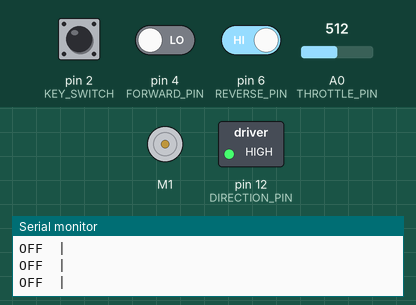
This sketch was run on a simulated Arduino Uno, built with avr-gcc and run on an emulated ATmega328P. Shown: DC motor (green arrow = forward, orange = backward, longer = faster), switched loads named in the sketch (green lamp = pin HIGH), the last lines printed to the serial monitor. The test bench sets the inputs (shaded band); at power-on: pin 2 (KEY_SWITCH) LOW, pin 4 (FORWARD_PIN) LOW, A0 (THROTTLE_PIN) = 512, pin 6 (REVERSE_PIN) HIGH.

Above: at 3.2 s.
3.3 s: pin 2 (KEY_SWITCH) pulled HIGH for 0.15 s
At 3.4 s:
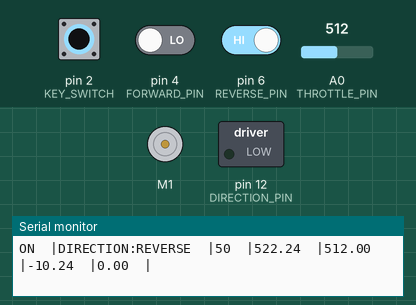
4.9 s: pin 2 (KEY_SWITCH) pulled HIGH for 3.2 s
At 8.5 s:
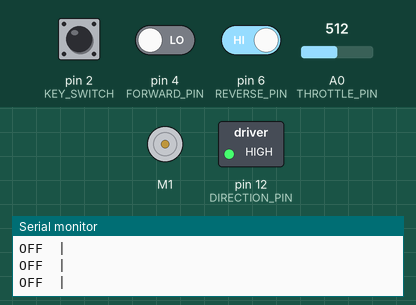
9.6 s: pin 2 (KEY_SWITCH) driven HIGH and pin 4 (FORWARD_PIN) driven HIGH
At 10.2 s:
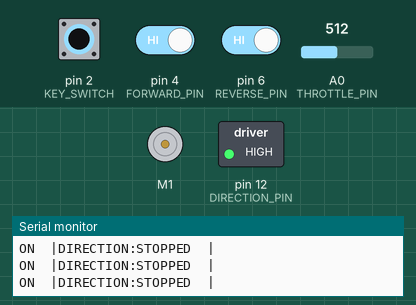
11.5 s: pin 4 (FORWARD_PIN) driven LOW
At 12.5 s:
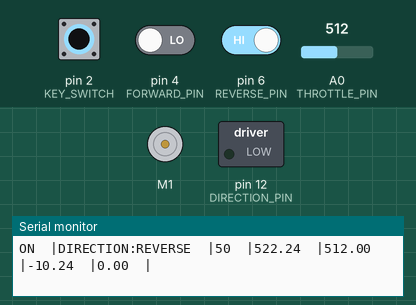
14.5 s: A0 (THROTTLE_PIN) set to 900
At 15.7 s:
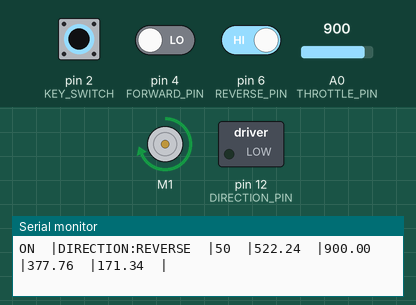
16.0 s: pin 6 (REVERSE_PIN) driven LOW
At 16.5 s:
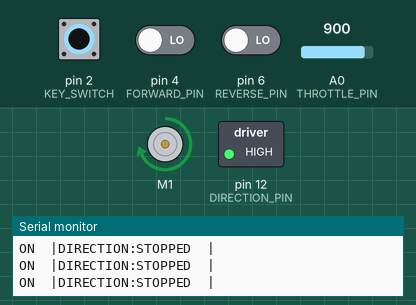
Timing chart, 0 to 18.5 s (numbered marks = the images above; inputs shaded):
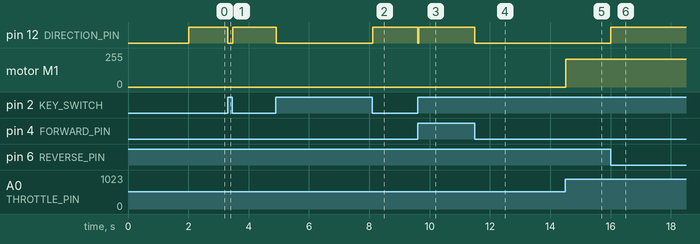

Measured:
- after the input at 3.3 s, pin 12 (DIRECTION_PIN): HIGH → LOW at once, → HIGH 0.16 s later
- after the input at 4.9 s, pin 12 (DIRECTION_PIN): HIGH → LOW at once, → HIGH 3.2 s later
- after the input at 9.6 s, pin 12 (DIRECTION_PIN): HIGH → LOW at once, → HIGH 0.02 s later
- after the input at 11.5 s, pin 12 (DIRECTION_PIN): HIGH → LOW at once
- after the input at 14.5 s, motor M1: stopped → forward 210/255 at once
- after the input at 16.0 s, pin 12 (DIRECTION_PIN): LOW → HIGH at once

The sketch:

manual_control.ino
```cpp
// LIBRARIES //
#include <Sabertooth.h> //SABERTOOTH LIBRARY WHICH HOLDS THE ST.MOTOR COMMANDS
#include <SoftwareSerial.h> //USED FOR SETTING THE MOTOR CONTROLLER SERIAL PIN DIGITAL PIN 2

// SABERTOOTH PINS //
#define SABERTOOTH_ADDRESS 128 	//ADDRESS OF SABERTOOTH SET WITH DIP SWITCHES
#define DRIVE_MOTOR 1 //DRIVE MOTOR ON CHANNEL 1 (M1A AND M1B) OF SABERTOOTH
#define SABERTOOTH_COM 11 //S1 PIN OF SABERTOOTH CONNECTED TO PIN D11 SET THROUGH SOFTWARE SERIAL

SoftwareSerial SWSerial(NOT_A_PIN, SABERTOOTH_COM); //RX ON NO PIN (UNUSED), TX2 ON DIGITAL PIN 11 (TO S1)
Sabertooth ST(SABERTOOTH_ADDRESS, SWSerial); //ADDRESS 128, AND USE SWSERIAL AS THE SERIAL PORT.

// ANALOG PINS //
int THROTTLE_PIN = 0; //THROTTLE PIN (POTENTIOMETER) CONNECTED TO A0.............................GREEN WIRE ON ARDUINO


// DIGITAL PINS //
int DIRECTION_PIN = 12;//RELAY SIGNAL (COIL) PIN
int KEY_SWITCH = 2; //CONNECTED TO ANALOG PIN A4   - ANYTHING ABOVE 1V IS KEY SWITCH ENGANGED....RED WIRE ON ARDUINO
int FORWARD_PIN = 4; //FORWARD PIN ON DASHBOARD SWITCH CONNECTED TO PIN D4.......................BLACK WIRE ON ARDUINO
int REVERSE_PIN = 6; //REVERSE PIN ON DASHBOARD SWITCH CONNECTED TO PIN D6.......................WHITE WIRE ON ARDUINO


// GLOBAL PARAMETERS //
float THROTTLE_CALIBRATE_AVERAGE; //USED TO CALIBRATE THE INITIAL POTENTIOMETER POSITION
long POPULATION = 50; //NUMER OF DATA POINTS USED TO AVERAGE OVER THE THROTTLE PEDAL (POTENTIOMETER) INPUT POSITION AND SMOOTH CONTINUOUS MOTION
float POWER_SCALE = 0.25; //LIMITS THE POWER OF THE DRIVE MOTOR. CAN BE ANY VALUE FROM 0.01-1.0; WHERE 1.0 IS FULL POWER
float THROTTLE_CUTOFF = 0.00; //INITIAL PERCENTAGE OF THROTTLE INPUT WHICH WILL NOT ACTUATE THE DRIVE MOTOR. USED SO THROTTLE IS LESS SENSITIVE
float POWER_OLD = 0; //USED FOR SMOOTHING OUT THE POWER COMMANDS SENT TO THE MOTOR.
float POWER = 0; //USED FOR SMOOTHING OUT THE POWER COMMANDS SENT TO THE MOTOR. POWER CAN BE FROM 0-127 IN THE CASE OF THIS MOTOR


void setup()
{
  Serial.begin(57600); //SERIAL COMMUNICATION WITH LAPTOP OVER USB, MAINLY USED FOR TROUBLESHOOTING
  SWSerial.begin(9600); //SERIAL COMMUNICATION WITH SABERTOOTH, SET USING DIP SWITCHES................................................... RED WIRE FROM RELAY TO SABERTOOTH
  ST.autobaud(); //SABERTOOTH COMMUNICATION SET TO REFRESH, NOT NECESSARY

  float THROTTLE_CALIBRATE_SUM; //COLLECT SEVERAL THROTTLE POSITION VALUES ON STARTUP TO ZERO THROTTLE POSITION
  for(int i = 0; i <= POPULATION; i++)
  {
    analogRead(THROTTLE_PIN);
    THROTTLE_CALIBRATE_SUM += analogRead(THROTTLE_PIN);
  }

  THROTTLE_CALIBRATE_AVERAGE = THROTTLE_CALIBRATE_SUM/POPULATION;

  pinMode(DIRECTION_PIN, OUTPUT); //CONNECTED TO DIRECTION RELAY TO CONTROL FWD OR REV MOTION OF MOTOR
  digitalWrite(DIRECTION_PIN, HIGH); //HIGH CORRESPONDS TO FORWARD MOTION
  pinMode(KEY_SWITCH, INPUT); //CONNECTED TO ORIGINAL KEY OF VEHICLE ANDED WITH MANUAL SWITCH ON DASHBOARD............................... GREEN WIRE FROM DASHBOARD TO ARDIUNO
  pinMode(FORWARD_PIN, INPUT); //CONNECTED TO NEW FWD/REV SWITCH FOR MANUAL CONTROL OVER MOTOR DIRECTION................................. BLUE WIRE FROM DASHBOARD FWD SWITCH TO ARDIUNO
  pinMode(REVERSE_PIN, INPUT); //CONNECTED TO NEW FWD/REV SWITCH FOR MANUAL CONTROL OVER MOTOR DIRECTION................................. BLU* WIRE FROM DASHBOARD REV TO ARDIUNO

  Serial.println(" "); //SERIAL PRINTS ARE ONLY USED WHEN CONNECTED TO LAPTOP FOR TROUBLESHOOTING
  Serial.print("KEY");
  SPACER();
  Serial.print("DIRECTION");
  SPACER();
  Serial.print("THROTTLE_CORRECTED");
  SPACER();
  Serial.print("POWER");
  SPACER();
  Serial.println(" ");
}

void loop()
{
  boolean KEY_POSITION = digitalRead(KEY_SWITCH); //1 IF KEY SWITCH AND MANUAL SWITCH ARE BOTH ENGAGED
  boolean FORWARD_POSITION = digitalRead(FORWARD_PIN); //1 IF FORWARD, 0 IF REVERSE
  boolean REVERSE_POSITION = digitalRead(REVERSE_PIN); //0 IF FORWARD, 1 IF REVERSE
  boolean DIRECTION_STATUS; //VALUE OF 1 IF FORWARD OR REVERSE IS SELECTED, VALUE OF 0 IF NEITHER ARE SELECTED

  while(KEY_POSITION == 0) //WHILE KEY OR MANUAL SWITCH IS DISENGAGED, DO NOT DRIVE MOTOR
  {
    SHUTDOWN(); //STANDARD PROCEDURE TO ENSURE MOTOR DOES NOT GET DRIVEN
    KEY_POSITION = digitalRead(KEY_SWITCH);
    delay(10);
  }

  if(KEY_POSITION == 1){
    Serial.print("ON");
    SPACER();
    DIRECTION_STATUS = RELAY_ACTUATOR(FORWARD_POSITION, REVERSE_POSITION); //BASED ON DASHBOARD SWITCH POSITION, TURN ON OR OFF RELAYS WHICH CONTROL DIRECTION
    if(DIRECTION_STATUS == 1){
      POWER = THROTTLE_MAP(THROTTLE_CALIBRATE_AVERAGE); //MAP THE THROTTLE POSITION TO SOME DESIRED POWER TO SEND TO MOTOR (INCLUDES SMOOTHING)
      if(POWER > 0.0 && POWER < 127) // REDUNDANT POWER CHECK TO ENSURE POWER IS WITHIN EXPECTED RANGE
      {
     ST.motor(DRIVE_MOTOR, POWER); //SEND POWER COMMAND TO SABERTOOTH FOR THE CORRECT MOTOR////////////////////////////////////////////////////////////////////////////////////////
      }
    }
  }

  POWER_OLD = POWER; //UPDATE POWER FOR SMOOTHING
  Serial.println(" ");
}


boolean RELAY_ACTUATOR(boolean FORWARD_POSITION, boolean REVERSE_POSITION){
  boolean DIRECTION_STATUS;

  Serial.print("DIRECTION:");

  if(FORWARD_POSITION == 1 && REVERSE_POSITION == 0){
      digitalWrite(DIRECTION_PIN, HIGH);
      DIRECTION_STATUS = 1;
      Serial.print("FORWARD");
      SPACER();
  }
  else if (FORWARD_POSITION == 0 && REVERSE_POSITION == 1){
      digitalWrite(DIRECTION_PIN, LOW);
      DIRECTION_STATUS = 1;
      Serial.print("REVERSE");
      SPACER();
  }
  else{
    digitalWrite(DIRECTION_PIN, HIGH); //DEFAULT TO FORWARD POSITION (REDUNDANT)
    DIRECTION_STATUS = 0;
    Serial.print("STOPPED");
    SPACER();
  }
  return DIRECTION_STATUS; //SETS TO 1 IF EITHER DIRECTION IS SELECTED
}


float mapfloat(float x, float in_min, float in_max, float out_min, float out_max) //USED FOR MAPPING TO A FLOAT VALUE
{
 return (x - in_min) * (out_max - out_min) / (in_max - in_min) + out_min;
}


float THROTTLE_MAP(float THROTTLE_CALIBRATE_AVERAGE){

  float THROTTLE_SUM; //SUM ANALOG THROTTLE POSITION OVER SEVERAL READINGS TO SMOOTH VALUE
  float THROTTLE_AVERAGE; //AVERAGE OF THROTTLE INPUTS OVER POPULATION NUMBER OF READINGS
  float THROTTLE_CORRECTED; //CORRECTED THROTTLE POSITION TO ACCOUNT FOR INITIAL ZERO OF THROTTLE ON STARTUP
  float SMOOTH_SCALE = 0.7; //PERCENT OF NEW POWER READING TO COMBINE WITH OLD POWER READING TO SMOOTH ACCELERATION OF MOTOR

  for(int i = 0; i < POPULATION; i++)
  {
    analogRead(THROTTLE_PIN); //MULTIPLE ANALOG READS ON SAME PIN TO ENSURE THE READING IS ACCURATE (EACH ANALOG READ COMMAND GETS THE READING CAPACITOR CLOSER TO THE ACTUAL VALUE)
    analogRead(THROTTLE_PIN);
    THROTTLE_SUM += analogRead(THROTTLE_PIN);
  }
  THROTTLE_AVERAGE = THROTTLE_SUM/POPULATION;
  THROTTLE_CORRECTED = (THROTTLE_AVERAGE - THROTTLE_CALIBRATE_AVERAGE); //CORRECTS THE THROTTLE POSITION BY SUBTRACTING THE INITIAL POSITION READING (FLOATING ZERO CORRECTION)

  Serial.print(POPULATION);
  SPACER();
  Serial.print(THROTTLE_CALIBRATE_AVERAGE);
  SPACER();
  Serial.print(THROTTLE_AVERAGE);
  SPACER();
  Serial.print(THROTTLE_CORRECTED);
  SPACER();

  POWER = mapfloat(THROTTLE_CORRECTED, 0.0, 70.0, 0.0 ,127.0); //MAP POWER FROM THE PEDAL'S FULL RANGE TO THE MOTOR'S FULL RANGE
  POWER = (POWER)*(POWER_SCALE); //SCALE (LIMIT) THE POWER ACCORDINGLY
  if(POWER > THROTTLE_CUTOFF*127*POWER_SCALE){ //IF POWER VALUE IS BEYOND THE CUTOFF (DEFINED AT START OF CODE) THEN CONTINUE
    POWER=POWER;
  }
  else
  {
    POWER = 0; //IF THROTTLE IS BELOW THE CUTOFF THRESHHOLD THEN SET POWER TO ZERO TO FORCE NOT DRIVING MOTOR
  }
  POWER = POWER*SMOOTH_SCALE + POWER_OLD*(1-SMOOTH_SCALE); //SMOOTH POWER BETWEEN OLD AND NEW VALUE
  Serial.print(POWER);
  SPACER();
  return POWER;

}

void SPACER(){ //USED TO CONVENIENTLY SEPERATE PRINTED VALUES DURING TROUBLESHOOTING
  Serial.print("  |");
}

void SHUTDOWN(){
  POWER = 0; //FORCE TO ZERO
  POWER_OLD = 0; //FORCE TO ZERO
  ST.motor(DRIVE_MOTOR,POWER); //SEND ZERO COMMAND TO MOTOR
  digitalWrite(DIRECTION_PIN,HIGH); //DEFAULT DIRECTION RELAY POSITION SET TO FORWARD (HIGH)
  Serial.print("OFF");
  SPACER();
  Serial.println(' ');
}
```
